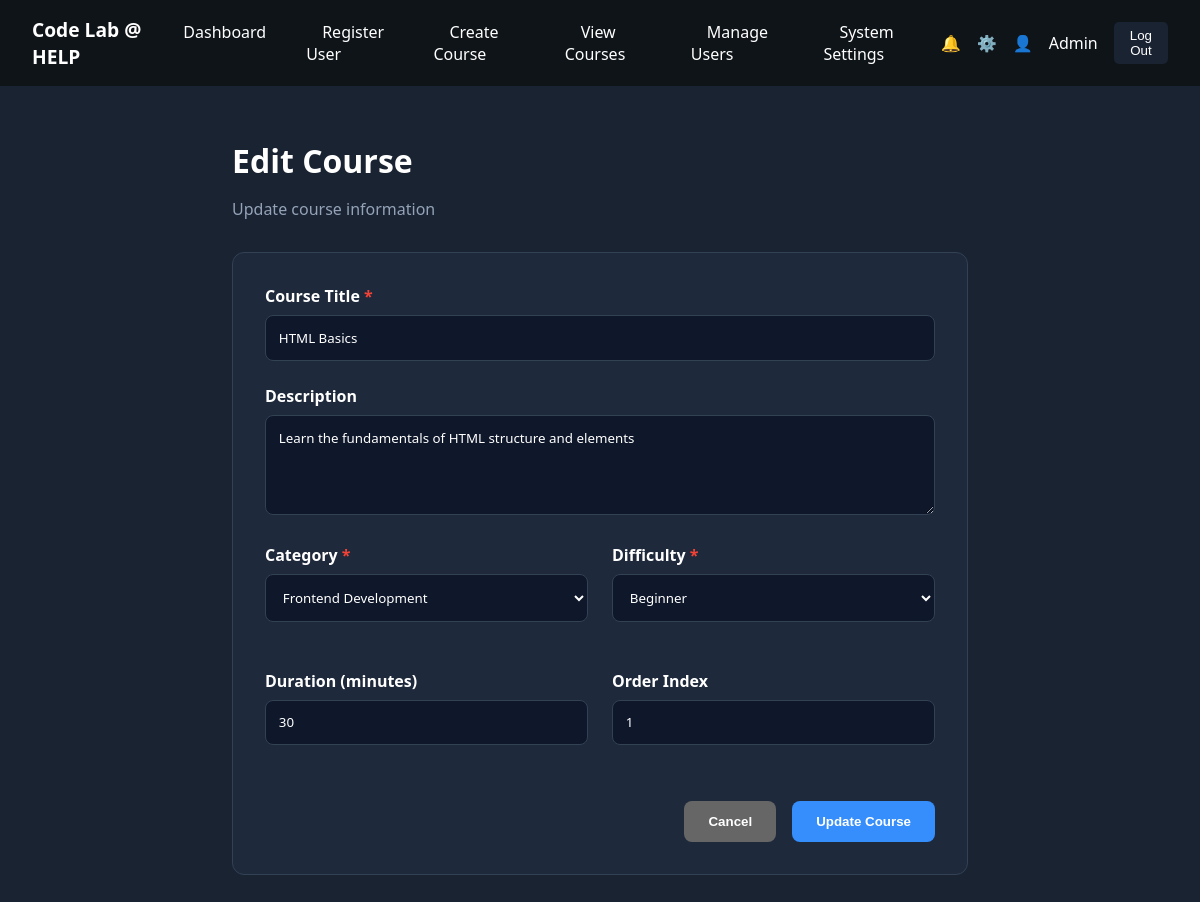
The page /PHP/edit_course.php?id=1 (signed in) on the database its author committed.
### tables this page shows
CREATE TABLE `lessons` (
  `id` int(10) UNSIGNED NOT NULL,
  `title` varchar(200) NOT NULL,
  `description` text DEFAULT NULL,
  `category` enum('frontend','backend','fullstack') NOT NULL,
  `difficulty` enum('beginner','intermediate','advanced') DEFAULT 'beginner',
  `content_type` enum('video','text','interactive') DEFAULT 'text',
  `duration_minutes` int(11) DEFAULT 0,
  `order_index` int(11) DEFAULT 0,
  `is_published` tinyint(1) DEFAULT 1,
  `created_by` int(10) UNSIGNED DEFAULT NULL,
  `created_at` timestamp NOT NULL DEFAULT current_timestamp(),
  `updated_at` timestamp NOT NULL DEFAULT current_timestamp() ON UPDATE current_timestamp()
);

### PHP/edit_course.php (the view, shortened to what this page needs)
<?php
include 'db_connect.php';
$admin_name = $_SESSION['full_name'];
$course_id = isset($_GET['id']) ? intval($_GET['id']) : 0;
$course_query = $conn->prepare("SELECT * FROM lessons WHERE id = ?");
$course_query->bind_param("i", $course_id);
$course_query->execute();
$course_result = $course_query->get_result();
$course = $course_result->fetch_assoc();
?>
<!DOCTYPE html>
<html lang="en">
<head>
</head>
<body>
  <nav class="navbar">
      <div class="logo">
        <a href="adminDashboard.php">Code Lab @ HELP</a>
      </div>
      <ul class="nav-links">
        <li><a href="adminDashboard.php">Dashboard</a></li>
        <li><a href="registration.php">Register User</a></li>
        <li><a href="create_course.php">Create Course</a></li>
        <li><a href="view_courses.php">View Courses</a></li>
        <li><a href="manage_users.php">Manage Users</a></li>
        <li><a href="system_settings.php">System Settings</a></li>
      </ul>
      <div class="nav-icons">
        <span class="icon">🔔</span>
        <span class="icon">⚙️</span>
        <span class="icon">👤</span>
        <span class="username"><?php echo htmlspecialchars($admin_name ?? 'Admin'); ?></span>
        <button class="logout-btn" onclick="confirmLogout()">Log Out</button>
      </div>
  </nav>
  <div class="container">
    <div class="page-header">
      <h1>Edit Course</h1>
      <p>Update course information</p>
    </div>
    <form method="POST" class="form-container">
      <div class="form-group">
        <label>Course Title <span class="required">*</span></label>
        <input type="text" name="title" placeholder="e.g., HTML Basics"
               value="<?php echo htmlspecialchars($course['title']); ?>" required>
      </div>
      <div class="form-group">
        <label>Description</label>
        <textarea name="description" placeholder="Brief description of what students will learn"><?php echo htmlspecialchars($course['description'] ?? ''); ?></textarea>
      </div>
      <div class="form-row">
        <div class="form-group">
          <label>Category <span class="required">*</span></label>
          <select name="category" required>
            <option value="frontend" <?php echo $course['category'] === 'frontend' ? 'selected' : ''; ?>>Frontend Development</option>
          </select>
        </div>
        <div class="form-group">
          <label>Difficulty <span class="required">*</span></label>
          <select name="difficulty" required>
            <option value="beginner" <?php echo $course['difficulty'] === 'beginner' ? 'selected' : ''; ?>>Beginner</option>
          </select>
        </div>
      </div>
      <div class="form-row">
        <div class="form-group">
          <label>Duration (minutes)</label>
          <input type="number" name="duration_minutes"
                 value="<?php echo $course['duration_minutes']; ?>" min="0">
        </div>
        <div class="form-group">
          <label>Order Index</label>
          <input type="number" name="order_index"
                 value="<?php echo $course['order_index']; ?>" min="1">
        </div>
      </div>
      <div class="form-actions">
        <button type="button" class="btn btn-secondary" onclick="window.location.href='view_courses.php'">Cancel</button>
        <button type="submit" class="btn btn-primary">Update Course</button>
      </div>
    </form>
  </div>
</body>
</html>

### PHP/edit_course.php (style rules this page uses)
* { box-sizing: border-box; }
body { margin: 0; font-family: 'Segoe UI', sans-serif; background-color: #1a2332; color: white; }
.navbar { background-color: #0f1419; padding: 1rem 2rem; display: flex; justify-content: space-between; align-items: center; }
.logo { color: white; font-weight: bold; font-size: 1.2rem; }
.logo a { color: white; text-decoration: none; }
.nav-links { list-style: none; display: flex; gap: 1.5rem; margin: 0; padding: 0; }
.nav-links li a { color: white; text-decoration: none; padding: 0.5rem 1rem; border-radius: 4px; transition: background-color 0.3s; }
.nav-icons { display: flex; align-items: center; gap: 1rem; }
.logout-btn { background-color: #1a2332; color: white; border: none; padding: 0.4rem 1rem; border-radius: 5px; cursor: pointer; }
.container { max-width: 800px; margin: 0 auto; padding: 2rem; }
.page-header { margin-bottom: 2rem; }
.page-header h1 { font-size: 2rem; margin-bottom: 0.5rem; }
.page-header p { color: #94a3b8; }
.form-container { background-color: #1e293b; padding: 2rem; border-radius: 12px; box-sizing: border-box; border: 1px solid #334155; }
.form-group { margin-bottom: 1.5rem; }
.form-group label { display: block; margin-bottom: 0.5rem; font-weight: bold; }
.required { color: #f44336; }
.form-group input, .form-group select, .form-group textarea { width: 100%; padding: 0.8rem; border-radius: 8px; border: 1px solid #334155; background-color: #0f172a; color: white; font-family: inherit; box-sizing: border-box; }
.form-group textarea { min-height: 100px; resize: vertical; }
.form-row { display: grid; grid-template-columns: 1fr 1fr; gap: 1.5rem; margin-bottom: 1.5rem; }
.form-actions { display: flex; gap: 1rem; justify-content: flex-end; margin-top: 2rem; }
.btn { padding: 0.8rem 1.5rem; border: none; border-radius: 8px; cursor: pointer; font-weight: bold; }
.btn-primary { background-color: #358efb; color: white; }
.btn-secondary { background-color: #666; color: white; }

### rows shown on the page
lessons: title "HTML Basics", description "Learn the fundamentals of HTML structure and elements", category "Frontend Development", difficulty "Beginner", duration_minutes "30", order_index "1"

### other values the page prints
$admin_name "Admin"
